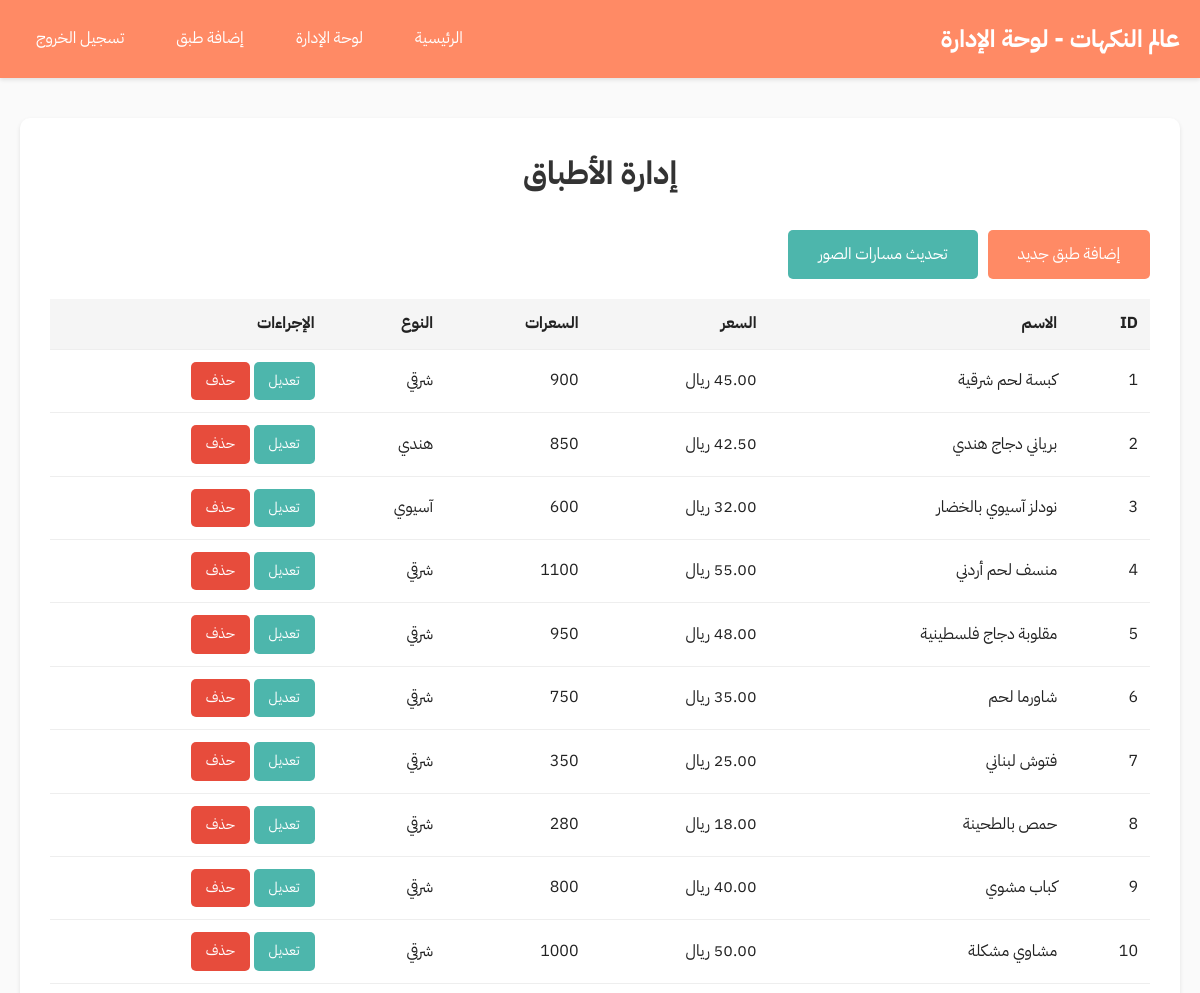
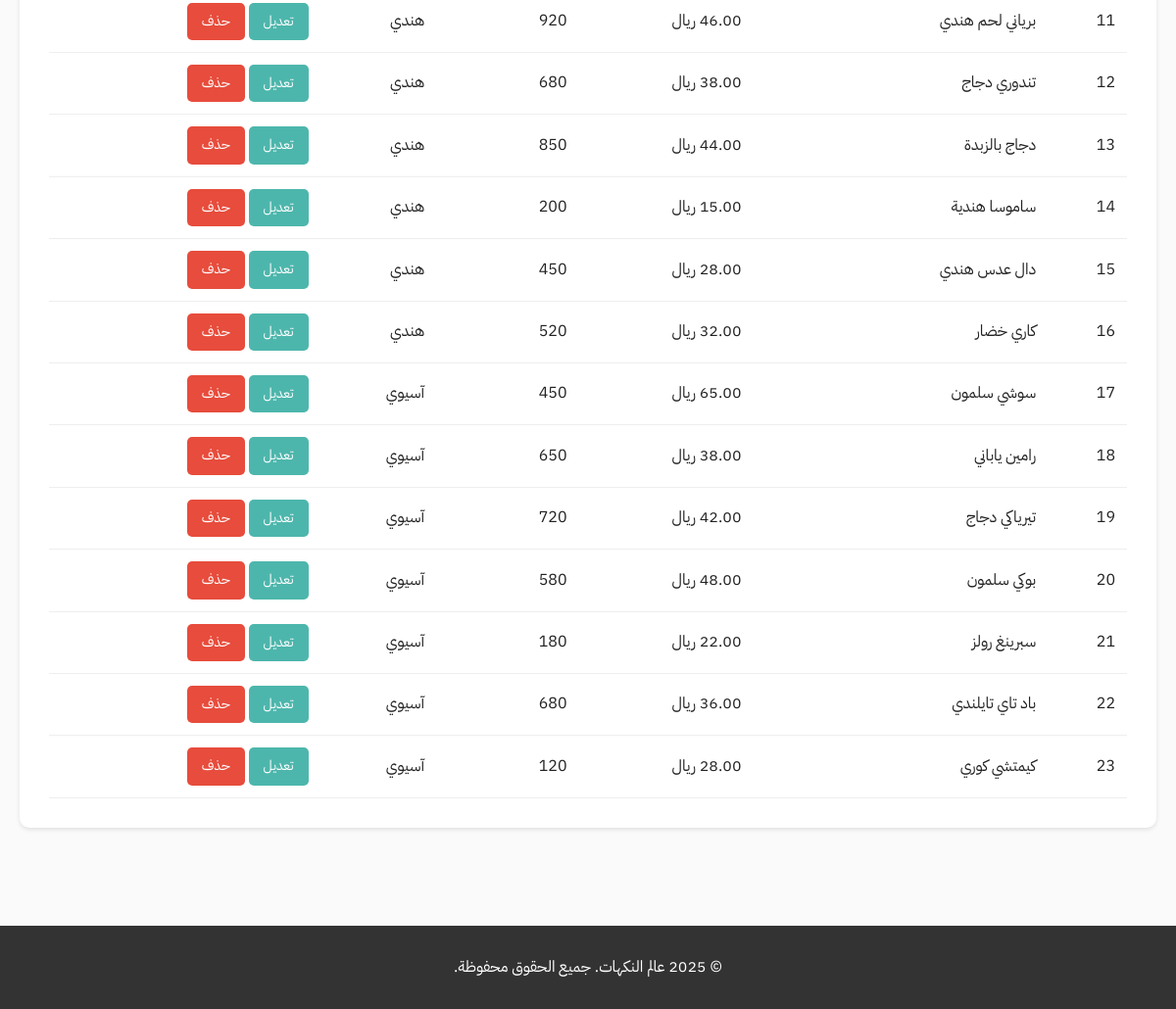
/admin/index.php (signed in), run on the app's committed database (2 pictures, top to bottom).
### tables this page shows
CREATE TABLE IF NOT EXISTS dishes (
    id INT AUTO_INCREMENT PRIMARY KEY,
    name VARCHAR(150) NOT NULL,
    price DECIMAL(8,2) NOT NULL,
    calories INT NOT NULL,
    cuisine_type VARCHAR(50) NOT NULL,
    description TEXT,
    image VARCHAR(255),
    created_at DATETIME DEFAULT CURRENT_TIMESTAMP
);

### admin/index.php (the view, shortened to what this page needs)
<?php
require_once '../database.php';
$stmt = $pdo->query("SELECT * FROM dishes ORDER BY created_at DESC");
$dishes = $stmt->fetchAll();
?>
<!DOCTYPE html>
<html lang="ar" dir="rtl">
<head>
    <link rel="stylesheet" href="../assets/css/style.css">
</head>
<body>
    <header>
        <nav>
            <div class="logo">عالم النكهات - لوحة الإدارة</div>
            <ul>
                <li><a href="../index.php">الرئيسية</a></li>
                <li><a href="index.php">لوحة الإدارة</a></li>
                <li><a href="dishes_add.php">إضافة طبق</a></li>
                <li><a href="../logout.php">تسجيل الخروج</a></li>
            </ul>
        </nav>
    </header>
    <div class="container">
        <div class="admin-panel">
            <h1 style="text-align: center; margin-bottom: 30px; color: #333;">إدارة الأطباق</h1>
            <div style="margin-bottom: 20px; display: flex; gap: 10px; flex-wrap: wrap;">
                <a href="dishes_add.php" class="btn">إضافة طبق جديد</a>
                <a href="update_images.php" class="btn btn-secondary">تحديث مسارات الصور</a>
            </div>
            <table class="admin-table">
                <thead>
                    <tr>
                        <th>ID</th>
                        <th>الاسم</th>
                        <th>السعر</th>
                        <th>السعرات</th>
                        <th>النوع</th>
                        <th>الإجراءات</th>
                    </tr>
                </thead>
                <tbody>
                    <?php foreach ($dishes as $dish): ?>
                        <tr>
                            <td><?php echo $dish['id']; ?></td>
                            <td><?php echo htmlspecialchars($dish['name']); ?></td>
                            <td><?php echo number_format($dish['price'], 2); ?> ريال</td>
                            <td><?php echo $dish['calories']; ?></td>
                            <td><?php echo htmlspecialchars($dish['cuisine_type']); ?></td>
                            <td>
                                <a href="dishes_edit.php?id=<?php echo $dish['id']; ?>" class="btn btn-secondary" style="padding: 8px 15px; font-size: 14px;">تعديل</a>
                                <a href="dishes_delete.php?id=<?php echo $dish['id']; ?>" class="btn btn-danger" style="padding: 8px 15px; font-size: 14px;" onclick="return confirm('هل أنت متأكد من حذف هذا الطبق؟')">حذف</a>
                            </td>
                        </tr>
                    <?php endforeach; ?>
                </tbody>
            </table>
        </div>
    </div>
    <footer>
        <p>&copy; 2025 عالم النكهات. جميع الحقوق محفوظة.</p>
    </footer>
</body>
</html>

### assets/css/style.css (style rules this page uses)
* { margin: 0; padding: 0; box-sizing: border-box; }
body { font-family: 'IBM Plex Sans Arabic', sans-serif; background-color: #fafafa; color: #222; line-height: 1.6; }
header { background-color: #FF8A65; padding: 20px 0; color: #fff; box-shadow: 0 2px 4px rgba(0,0,0,0.1); }
nav { max-width: 1200px; margin: 0 auto; padding: 0 20px; display: flex; justify-content: space-between; align-items: center; flex-wrap: wrap; }
.logo { font-size: 24px; font-weight: bold; }
nav ul { list-style: none; display: flex; gap: 20px; flex-wrap: wrap; }
nav ul li a { color: #fff; text-decoration: none; padding: 8px 16px; border-radius: 5px; transition: background-color 0.2s; }
.container { max-width: 1200px; margin: 0 auto; padding: 40px 20px; }
.btn { display: inline-block; padding: 12px 30px; background-color: #FF8A65; color: #fff; border: none; border-radius: 5px; font-family: 'IBM Plex Sans Arabic', sans-serif; font-size: 16px; cursor: pointer; text-decoration: none; transition: background-color 0.2s; }
.btn-secondary { background-color: #4DB6AC; }
.btn-danger { background-color: #e74c3c; }
footer { background-color: #333; color: #fff; text-align: center; padding: 30px 20px; margin-top: 60px; }
.admin-panel { background: #fff; padding: 30px; border-radius: 10px; box-shadow: 0 2px 4px rgba(0,0,0,0.1); }
.admin-table { width: 100%; border-collapse: collapse; margin-top: 20px; }
.admin-table th, .admin-table td { padding: 12px; text-align: right; border-bottom: 1px solid #eee; }
.admin-table th { background-color: #f5f5f5; font-weight: bold; }

### data on the page
dishes: id "1", name "كبسة لحم شرقية", price "45.00", calories "900", cuisine_type "شرقي"
dishes: id "2", name "برياني دجاج هندي", price "42.50", calories "850", cuisine_type "هندي"
dishes: id "3", name "نودلز آسيوي بالخضار", price "32.00", calories "600", cuisine_type "آسيوي"
dishes: id "4", name "منسف لحم أردني", price "55.00", calories "1100", cuisine_type "شرقي"
dishes: id "5", name "مقلوبة دجاج فلسطينية", price "48.00", calories "950", cuisine_type "شرقي"
dishes: id "6", name "شاورما لحم", price "35.00", calories "750", cuisine_type "شرقي"
dishes: id "7", name "فتوش لبناني", price "25.00", calories "350", cuisine_type "شرقي"
dishes: id "8", name "حمص بالطحينة", price "18.00", calories "280", cuisine_type "شرقي"
dishes: id "9", name "كباب مشوي", price "40.00", calories "800", cuisine_type "شرقي"
dishes: id "10", name "مشاوي مشكلة", price "50.00", calories "1000", cuisine_type "شرقي"
dishes: id "11", name "برياني لحم هندي", price "46.00", calories "920", cuisine_type "هندي"
dishes: id "12", name "تندوري دجاج", price "38.00", calories "680", cuisine_type "هندي"
dishes: id "13", name "دجاج بالزبدة", price "44.00", calories "850", cuisine_type "هندي"
dishes: id "14", name "ساموسا هندية", price "15.00", calories "200", cuisine_type "هندي"
dishes: id "15", name "دال عدس هندي", price "28.00", calories "450", cuisine_type "هندي"
dishes: id "16", name "كاري خضار", price "32.00", calories "520", cuisine_type "هندي"
dishes: id "17", name "سوشي سلمون", price "65.00", calories "450", cuisine_type "آسيوي"
dishes: id "18", name "رامين ياباني", price "38.00", calories "650", cuisine_type "آسيوي"
dishes: id "19", name "تيرياكي دجاج", price "42.00", calories "720", cuisine_type "آسيوي"
dishes: id "20", name "بوكي سلمون", price "48.00", calories "580", cuisine_type "آسيوي"
dishes: id "21", name "سبرينغ رولز", price "22.00", calories "180", cuisine_type "آسيوي"
dishes: id "22", name "باد تاي تايلندي", price "36.00", calories "680", cuisine_type "آسيوي"
dishes: id "23", name "كيمتشي كوري", price "28.00", calories "120", cuisine_type "آسيوي"
